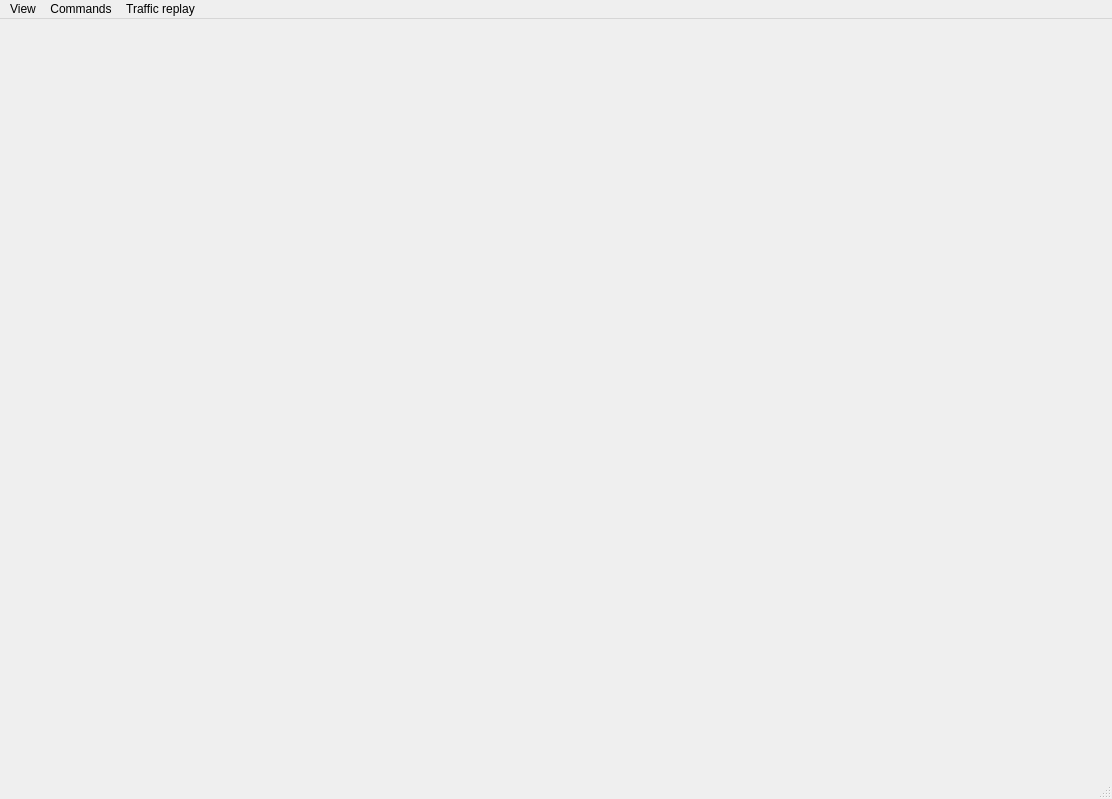
<?xml version="1.0" encoding="UTF-8"?>
<ui version="4.0">
 <class>mainWindow</class>
 <widget class="QMainWindow" name="mainWindow">
  <property name="geometry">
   <rect>
    <x>0</x>
    <y>0</y>
    <width>1112</width>
    <height>799</height>
   </rect>
  </property>
  <property name="windowTitle">
   <string>Emulation Manager</string>
  </property>
  <widget class="QWidget" name="centralwidget">
   <layout class="QGridLayout" name="gridLayout">
    <item row="0" column="0">
     <widget class="QStackedWidget" name="stackedWidget">
      <property name="currentIndex">
       <number>0</number>
      </property>
      <widget class="QWidget" name="mininetPage"/>
      <widget class="QWidget" name="hostPage"/>
      <widget class="QWidget" name="advPage"/>
     </widget>
    </item>
   </layout>
  </widget>
  <widget class="QMenuBar" name="menubar">
   <property name="geometry">
    <rect>
     <x>0</x>
     <y>0</y>
     <width>1112</width>
     <height>22</height>
    </rect>
   </property>
   <widget class="QMenu" name="menuView">
    <property name="title">
     <string>View</string>
    </property>
    <addaction name="actionMininet"/>
    <addaction name="actionHosts"/>
    <addaction name="actionAdversary"/>
   </widget>
   <widget class="QMenu" name="menuCommands">
    <property name="title">
     <string>Commands</string>
    </property>
    <widget class="QMenu" name="menuMininet">
     <property name="title">
      <string>Mininet</string>
     </property>
     <addaction name="actionPingAll"/>
     <addaction name="actionInfoDump"/>
     <addaction name="actionStartXterms"/>
    </widget>
    <widget class="QMenu" name="menuHosts">
     <property name="title">
      <string>Hosts</string>
     </property>
     <addaction name="actionCtrl_C"/>
     <addaction name="actionListFiles"/>
     <addaction name="actionIfconifg"/>
     <addaction name="actionTshark"/>
    </widget>
    <addaction name="menuMininet"/>
    <addaction name="menuHosts"/>
   </widget>
   <widget class="QMenu" name="menuTraffic_replay">
    <property name="title">
     <string>Traffic replay</string>
    </property>
    <addaction name="actionPrepare"/>
    <addaction name="actionStart"/>
    <addaction name="actionStop"/>
   </widget>
   <addaction name="menuView"/>
   <addaction name="menuCommands"/>
   <addaction name="menuTraffic_replay"/>
  </widget>
  <widget class="QStatusBar" name="statusbar"/>
  <action name="actionMininet">
   <property name="text">
    <string>Mininet terminal</string>
   </property>
  </action>
  <action name="actionHosts">
   <property name="text">
    <string>Hosts</string>
   </property>
  </action>
  <action name="actionListFiles">
   <property name="text">
    <string>List files</string>
   </property>
  </action>
  <action name="actionReplayTraffic">
   <property name="text">
    <string>Replay traffic</string>
   </property>
  </action>
  <action name="actionTshark">
   <property name="text">
    <string>Tshark</string>
   </property>
  </action>
  <action name="actionIfconifg">
   <property name="text">
    <string>Ifconifg</string>
   </property>
  </action>
  <action name="actionAdversary">
   <property name="text">
    <string>Adversary</string>
   </property>
  </action>
  <action name="actionCtrl_C">
   <property name="text">
    <string>Ctrl + C</string>
   </property>
  </action>
  <action name="actionPrepare">
   <property name="text">
    <string>Prepare</string>
   </property>
  </action>
  <action name="actionStart">
   <property name="text">
    <string>Start</string>
   </property>
  </action>
  <action name="actionStop">
   <property name="text">
    <string>Stop</string>
   </property>
  </action>
  <action name="actionPingAll">
   <property name="text">
    <string>Ping all</string>
   </property>
  </action>
  <action name="actionStartXterms">
   <property name="text">
    <string>Start xterms</string>
   </property>
  </action>
  <action name="actionStopXterms">
   <property name="text">
    <string>Stop xterms</string>
   </property>
  </action>
  <action name="actionInfoDump">
   <property name="text">
    <string>Info dump</string>
   </property>
  </action>
 </widget>
 <resources/>
 <connections/>
</ui>
